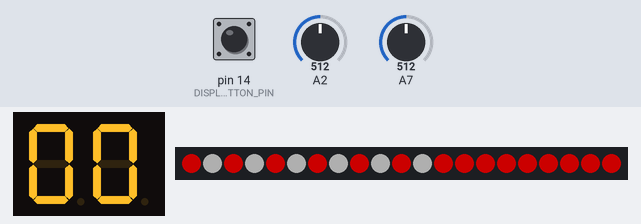
The sketch below on a simulated Arduino Uno, built with avr-gcc and run on an emulated ATmega328P. On the bench: 2-digit seven-segment display, 21 RGB LEDs in strip order, left to right. Wiring (inferred from the names in the program): 2-digit 7-segment display, segments lit when LOW: segments pin 8, pin 7, pin 6, pin 5, pin 4, pin 3, pin 2, pin 9; digit selects pin 12, pin 11. The test bench sets the inputs (shaded band); at power-on: pin 14 (DISPLAY_BUTTON_PIN) HIGH, A2 = 512, A7 = 512. Dim RGB values are drawn brighter than linear; the segment pins are drawn as the display they are named for.

Above: at 1.2 s.
1.3 s: pin 14 (DISPLAY_BUTTON_PIN) pulled LOW for 0.15 s
At 1.9 s:
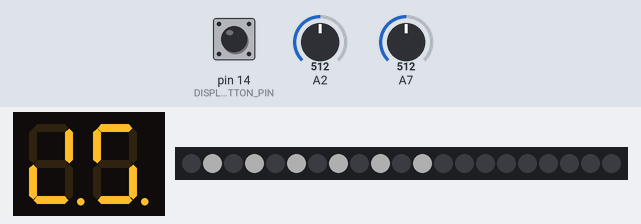
4.0 s: A2 set to 490
At 5.9 s:
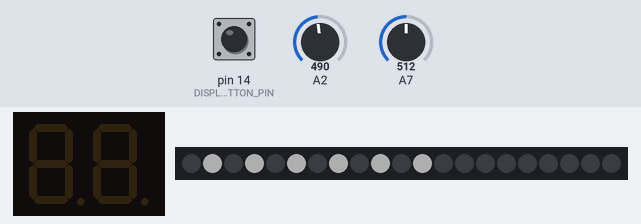
6.0 s: A7 set to 306
9.7 s: pin 14 (DISPLAY_BUTTON_PIN) pulled LOW for 1 s
At 10.9 s:
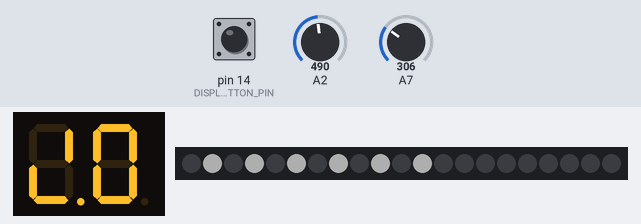
13.0 s: A2 set to 0
At 14.4 s:
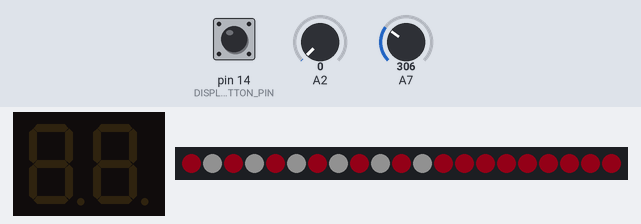
15.0 s: A2 set to 122
At 15.9 s:
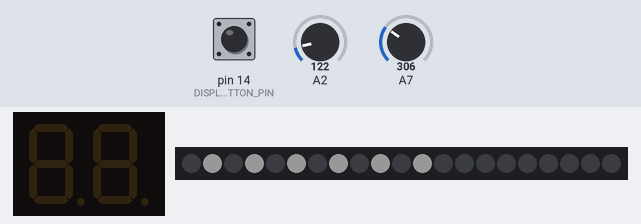
Timing chart, 0 to 18.0 s (numbered marks = the images above; inputs shaded):
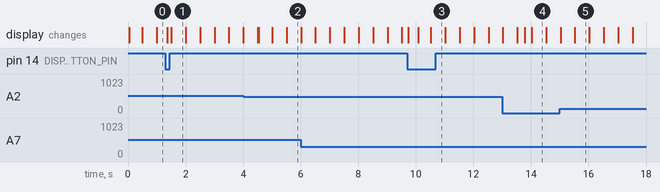

The sketch:

ArduinoTemperatureSensor.ino
```cpp
#include "temperature.h"
#include "digits.h"
#include "button.h"
#include "timer.h"
#include "led_array.h"

const int DISPLAY_BUTTON_PIN        = 14;
const int THERMISTOR_PIN            = 7;
const int TEMP_READ_INTERVAL        = 5000; // ms
const int BUTTON_DISPLAY_DURATION   = 3000; // ms
const int LED_ARRAY_FLASH_DURATION  = 500; // ms

Digits digits = Digits(BUTTON_DISPLAY_DURATION);
Temperature temperature = Temperature(THERMISTOR_PIN, TEMP_READ_INTERVAL);
Button button = Button(DISPLAY_BUTTON_PIN);
Timer buttonTimer = Timer();
LedArray ledArray = LedArray(LED_ARRAY_FLASH_DURATION);

bool display = false;

void setup() {
  // run setup for all of the components
  digits.setup();
  temperature.setup();
  button.setup();
  buttonTimer.setup();
  ledArray.setup();

  Serial.begin(115200);
}

void loop() {
  ledArray.setTemperature(temperature.getTemperature());

  // only display the temperature if the button has been pressed during the
  // previous `BUTTON_DISPLAY_DURATION` ms
  if (button.isPressed()) {
    digits.displayValue(temperature.getTemperature());
  }

  // if (button.isPressed() || buttonTimer.getIntervalMilliseconds() < BUTTON_DISPLAY_DURATION){
  //   if (button.isPressed()) {
  //     buttonTimer.createInterval();
  //   }
  //   digits.displayValue(temperature.getTemperature());
  // } else {
  //   digits.clearDisplay();
  // }

  digits.loop();
}
```

analog_reader.cpp
```cpp
#include "Arduino.h"
#include "analog_reader.h"

AnalogReader::AnalogReader(int analogPin, int readIntervalMS) {
  this->analogPin = analogPin;
  this->readIntervalMS = readIntervalMS;
  this->timer = Timer();
  this->value = 0;
}

void AnalogReader::setup() {
  // read the initial temperature
  pinMode(this->analogPin, INPUT);
  this->value = analogRead(this->analogPin);
}

int AnalogReader::readValue() {
  // check to make sure we want to read the value
  if (timer.getIntervalMilliseconds() > this->readIntervalMS) {
    // yes, so create a new interval
    timer.createInterval();
    // read the value into our local `value` variable
    this->value = analogRead(this->analogPin);
  }
  // return the local `value` variable
  return this->value;
}

int AnalogReader::getValue() {
  return this->readValue();
}

float AnalogReader::getNormalisedValue() {
  // return a value from 0 -> 1
  return (float)this->readValue() / 1024.0;
}
```

analog_reader.h
```cpp
#ifndef Brightness_pot_h
#define Brightness_pot_h
#include "timer.h"
class AnalogReader {
  protected:
    int analogPin;
    int readIntervalMS;
    int value;
    Timer timer;
    int readValue();
  public:
    AnalogReader(int analogPin, int tempReadIntervalMS);
    void setup();
    int getValue();
    float getNormalisedValue();
};
#endif
```

button.cpp
```cpp
#include "button.h"
Button::Button(int buttonPin) {
  this->buttonPin = buttonPin;
}

void Button::setup() {
  // set the pin mode
  pinMode(buttonPin, INPUT_PULLUP);
}

bool Button::isPressed() {
  // get the state of the button (pressed = LOW, so invert)
  return !(digitalRead(this->buttonPin));
}
```

button.h
```cpp
#ifndef Button_h
#define Button_h
#include "Arduino.h"
class Button {
    protected:
      int buttonPin;
    public:
      Button(int buttonPin);
      void setup();
      bool isPressed();
};
#endif
```

digits.cpp
```cpp
#include "Arduino.h"
#include "digits.h"
#include "timer.h"

Digits::Digits(int buttonDisplayDuration) {
  this->buttonDisplayDuration = buttonDisplayDuration;
}

void Digits::setup() {
  // set up the pin modes
  pinMode(this->d1Pin, OUTPUT);
  pinMode(this->d2Pin, OUTPUT);
  for (int i = 0; i < 8; i++) {
    pinMode(this->dataPins[i], OUTPUT);
  }

  // set the d1 and d2 pins to their initial state
  this->clearDisplay();
}

void Digits::clearDisplay() {
  // set the d1 and d2 pins state to disabled
  digitalWrite(this->d1Pin, LOW);
  digitalWrite(this->d2Pin, LOW);
};

void Digits::displayDigit(int digit, int value) {
  // enable the relevant digit, and disable the other one
	if (digit == 0) {
		digitalWrite(this->d1Pin, LOW);
		digitalWrite(this->d2Pin, HIGH);
	} else {
		digitalWrite(this->d1Pin, HIGH);
		digitalWrite(this->d2Pin, LOW);
	}

  // set the pins to display the selected digit
  int pinValue = 0;
  for (int i = 0; i < 8; i++) {
    if (this->digits[value] & (1 << i)) {
      pinValue = 0;
    } else {
      pinValue = 1;
    }
    digitalWrite(this->dataPins[i], pinValue);
  }
}

void Digits::displayValue(int value) {
  // split the value into it's separate digits
	int tens = value / 10;
	int ones = value % 10;
  this->values[0] = tens;
  this->values[1] = ones;
  this->displayTimer.createInterval();
}

void Digits::loop() {
  if (this->displayTimer.getIntervalMilliseconds() >= this->buttonDisplayDuration) {
    // display the values only for a certain time
    this->clearDisplay();
    return;
  }

  // display a certain digit for 10ms, then switch to the other
  if (this->digitTimer.getIntervalMilliseconds() > 10) {
    if (this->dToDisplay == 0) {
      this->dToDisplay = 1;
    } else {
      this->dToDisplay = 0;
    }
    this->digitTimer.createInterval();
  }

  this->displayDigit(this->dToDisplay, this->values[this->dToDisplay]);
}
```

digits.h
```cpp
#ifndef Digits_h
#define Digits_h
#include "Arduino.h"
#include "timer.h"
class Digits {
    protected:
        const byte digits[11] = {
            0x7E, 0x0C, 0xDA, 0x9E, 0xAC, 0xB6, 0xF6, 0x1C, 0xFE, 0xBC, 0x00
        };
        const int dataPins[8] = {
          2, 3, 4, 5, 6, 7, 8, 9
        };
        const int d1Pin = 12;
        const int d2Pin = 11;
        int digitDelay = 10;
        void displayDigit(int digit, int value);
        int values[2] = { 0, 0 };
        int dToDisplay = 0;
        Timer digitTimer = Timer();
        Timer displayTimer = Timer();
        int buttonDisplayDuration = 3000;

    public:
        Digits(int buttonDisplayDuration);
        void setup();
        void loop();
        void displayValue(int value);
        void clearDisplay();
};
#endif
```

led_array.cpp
```cpp
#include "led_array.h"

LedArray::LedArray(unsigned int flashDuration) {
  this->flashDuration = flashDuration;
}

void LedArray::setup() {
  pinMode(15, OUTPUT);
  this->timer.createInterval();
  this->delayTimer.createInterval();
  this->on = false;

  // put your setup code here, to run once:
  FastLED.addLeds<WS2812, 15, GRB>(this->leds, 21);

  this->setLeds(this->whiteLEDCount, this->whiteLEDs, CHSV(0, 0, this->whiteBrightness));
  this->analogReader.setup();
}

void LedArray::setTemperature(float temperature) {
  this->brightness = this->analogReader.getNormalisedValue();
  this->whiteBrightness = ((this->maxWhiteBrightness - this->minWhiteBrightness) * this->brightness) + this->minWhiteBrightness;
  this->redBrightness = ((this->maxRedBrightness - this->minRedBrightness) * this->brightness) + this->minRedBrightness;
  this->blueBrightness = ((this->maxBlueBrightness - this->minBlueBrightness) * this->brightness) + this->minBlueBrightness;

  if (this->timer.getIntervalMilliseconds() > this->flashDuration) {
    this->timer.createInterval();
    // toggle flash state
    if (this->on) {
      // turn off
      this->on = false;
    } else {
      // turn on
      this->on = true;
    }
  }

  this->setLeds(this->whiteLEDCount, this->whiteLEDs, CHSV(0, 0, this->whiteBrightness));

  if (temperature < 14.0) { veryCold(); }
  if (temperature >= 14.0 && temperature < 16.0) { cold(); }
  if (temperature >= 16.0 && temperature < 20.0) { warm(); }
  if (temperature >= 20.0 && temperature < 22.0) { hot(); }
  if (temperature >= 22.0) { veryHot(); }

  if (this->delayTimer.getIntervalMilliseconds() > 500) {
    this->delayTimer.createInterval();
    FastLED.show();
  }
}

void LedArray::veryCold() {
  CHSV colour = CHSV(240, 255, this->blueBrightness); // Blue
  if (!this->on) {
    colour = CHSV(0, 0, 0); // Black
  }
  this->setLeds(this->colourLEDCount, this->colourLEDs, colour);
}

void LedArray::cold() {
  this->setLeds(this->colourLEDCount, this->colourLEDs, CHSV(240, 255, this->blueBrightness));
}

void LedArray::warm() {
  this->setLeds(this->colourLEDCount, this->colourLEDs, CHSV(0, 0, this->whiteBrightness));
}

void LedArray::hot() {
  this->setLeds(this->colourLEDCount, this->colourLEDs, CHSV(0, 255, this->redBrightness));
}

void LedArray::veryHot() {
  CHSV colour = CHSV(0, 255, this->redBrightness); // Red
  if (!this->on) {
    colour = CHSV(0, 0, 0); // Black
  }
  this->setLeds(this->colourLEDCount, this->colourLEDs, colour);
}

void LedArray::setLeds(int number_of_leds, int *led_array, CHSV colour) {
  // set the specified LEDs to the specified colour in the LED array
  for (int i = 0; i < number_of_leds; i++) {
    leds[led_array[i]] = colour;
  }
}
```

led_array.h
```cpp
#ifndef LedArray_h
#define LedArray_h
#include "Arduino.h"
#include <FastLED.h>
#include "timer.h"
#include "analog_reader.h"
class LedArray {
    protected:
      CRGB leds[21];
      int whiteLEDCount = 6;
      int colourLEDCount = 15;
      int whiteLEDs[6] = { 1, 3, 5, 7, 9, 11 };
      int colourLEDs[16] = { 0, 2, 4, 6, 8, 10, 12, 13, 14, 15, 16, 17, 18, 19, 20, 21 };

      unsigned int maxWhiteBrightness = 170;
      unsigned int minWhiteBrightness = 65;
      unsigned int maxRedBrightness = 255;
      unsigned int minRedBrightness = 75;
      unsigned int maxBlueBrightness = 255;
      unsigned int minBlueBrightness = 75;
      float whiteBrightness = 1.0;
      float redBrightness = 1.0;
      float blueBrightness = 1.0;
      float brightness = 1.0;
      int flashDuration = 1000;
      Timer timer = Timer();
      Timer delayTimer = Timer();
      bool on = false;
      AnalogReader analogReader = AnalogReader(A2, 100); // analog pin, readIntervalMS

      void veryCold();
      void cold();
      void warm();
      void hot();
      void veryHot();
      void setLeds(int number_of_leds, int *led_array, CHSV colour);
    public:
        LedArray(unsigned int flashDuration);
        void setup();
        void setTemperature(float temperature);
};
#endif
```

temperature.cpp
```cpp
#include "Arduino.h"
#include "temperature.h"
#include "timer.h"

Temperature::Temperature(int thermistorPin, int tempReadIntervalMS) {
  this->thermistorPin = thermistorPin;
  this->tempReadIntervalMS = tempReadIntervalMS;
  this->timer = Timer();
  this->temperature = 0.0;
}

void Temperature::setup() {
  // read the initial temperature
  this->readTemperature();
}

void Temperature::readTemperature() {
  // https://www.circuitbasics.com/arduino-thermistor-temperature-sensor-tutorial/
  // read the temperature from the thermistor
  int Vo;
  float R1 = 10000; // 10000 originally
  float logR2, R2, T;
  float c1 = 1.009249522e-03, c2 = 2.378405444e-04, c3 = 2.019202697e-07;

  Vo = analogRead(this->thermistorPin);
  R2 = R1 * (1023.0 / (float)Vo - 1.0);
  logR2 = log(R2);
  T = (1.0 / (c1 + c2*logR2 + c3*logR2*logR2*logR2));
  T = T - 273.15;

  this->temperature = T;
}

float Temperature::getTemperature() {
  // only read the temp if the last read was more than
  // `tempReadIntervalMS` ms ago, otherwise return the
  // previously read temperature
  if (timer.getIntervalMilliseconds() > this->tempReadIntervalMS) {
    timer.createInterval();
    this->readTemperature();
  }

  return this->temperature;
}
```

temperature.h
```cpp
#ifndef Temperature_h
#define Temperature_h
#include "timer.h"
class Temperature {
protected:
  int thermistorPin;
  int tempReadIntervalMS;
  float temperature;
  Timer timer;
  void readTemperature();
public:
  Temperature(int thermistorPin, int tempReadIntervalMS);
  void setup();
  float getTemperature();
};
#endif
```

timer.cpp
```cpp
#include "timer.h"
Timer::Timer() {
    this->startMilliseconds = millis();
    this->lastIntervalMilliseconds = this->startMilliseconds;
};

void Timer::setup() {}

unsigned long Timer::getTotalMilliseconds() {
  // return the number of ms that the program has
  // been running
  return millis() - this->startMilliseconds;
}

unsigned long Timer::getIntervalMilliseconds() {
  // return the number of ms since the interval
  // was created
  return millis() - this->lastIntervalMilliseconds;
}

void Timer::createInterval() {
  // create an interval
  this->lastIntervalMilliseconds = millis();
}
```

timer.h
```cpp
#ifndef Timer_h
#define Timer_h
#include "Arduino.h"
class Timer {
    protected:
        unsigned long startMilliseconds;
        unsigned long lastIntervalMilliseconds;
    public:
        Timer();
        void setup();
        unsigned long getIntervalMilliseconds();
        unsigned long getTotalMilliseconds();
        void createInterval();
};
#endif
```

Measured:
- after the input at 1.3 s, the display: first changes after 0.07 s (image 1 shows a later state)
- after the input at 9.7 s, the display: first changes at once (image 3 shows a later state)
- what the display in image 1 shows lasts 0.5 s, from 1.5 s to 2.0 s
